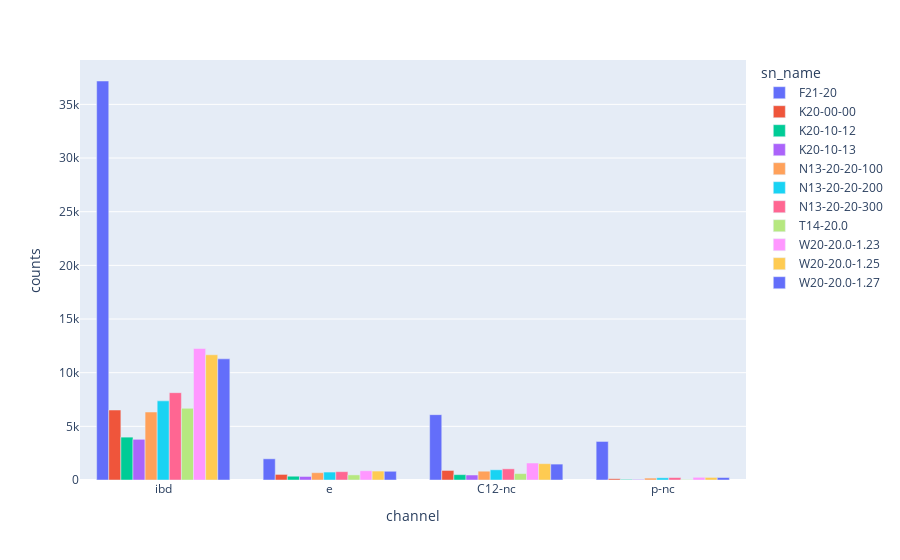

Source (notebook cell):
### Code cell
bar_channels = ['ibd', 'e', 'C12-nc', 'p-nc']
small_bars = events[events.channel.isin(bar_channels)]
bars = px.bar(small_bars, x='channel', y='counts', color='sn_name', barmode='group')
bars

### Figure 1 — Plotly figure (JSON) as saved in the notebook; plotly's stock layout.template omitted (floating-point values rounded to 4 significant figures)
{"data": [{"alignmentgroup": "True", "hovertemplate": "sn_name=F21-20<br>channel=%{x}<br>counts=%{y}<extra></extra>", "legendgroup": "F21-20", "marker": {"color": "#636efa", "pattern": {"shape": ""}}, "name": "F21-20", "offsetgroup": "F21-20", "orientation": "v", "showlegend": true, "textposition": "auto", "type": "bar", "x": ["ibd", "e", "C12-nc", "p-nc"], "xaxis": "x", "y": [37180.0, 1975.0, 6087.0, 3592.0], "yaxis": "y"}, {"alignmentgroup": "True", "hovertemplate": "sn_name=K20-00-00<br>channel=%{x}<br>counts=%{y}<extra></extra>", "legendgroup": "K20-00-00", "marker": {"color": "#EF553B", "pattern": {"shape": ""}}, "name": "K20-00-00", "offsetgroup": "K20-00-00", "orientation": "v", "showlegend": true, "textposition": "auto", "type": "bar", "x": ["ibd", "e", "C12-nc", "p-nc"], "xaxis": "x", "y": [6520.0, 520.3, 888.7, 117.4], "yaxis": "y"}, {"alignmentgroup": "True", "hovertemplate": "sn_name=K20-10-12<br>channel=%{x}<br>counts=%{y}<extra></extra>", "legendgroup": "K20-10-12", "marker": {"color": "#00cc96", "pattern": {"shape": ""}}, "name": "K20-10-12", "offsetgroup": "K20-10-12", "orientation": "v", "showlegend": true, "textposition": "auto", "type": "bar", "x": ["ibd", "e", "C12-nc", "p-nc"], "xaxis": "x", "y": [3994.0, 351.2, 499.8, 57.5], "yaxis": "y"}, {"alignmentgroup": "True", "hovertemplate": "sn_name=K20-10-13<br>channel=%{x}<br>counts=%{y}<extra></extra>", "legendgroup": "K20-10-13", "marker": {"color": "#ab63fa", "pattern": {"shape": ""}}, "name": "K20-10-13", "offsetgroup": "K20-10-13", "orientation": "v", "showlegend": true, "textposition": "auto", "type": "bar", "x": ["ibd", "e", "C12-nc", "p-nc"], "xaxis": "x", "y": [3790.0, 329.1, 465.6, 52.74], "yaxis": "y"}, {"alignmentgroup": "True", "hovertemplate": "sn_name=N13-20-20-100<br>channel=%{x}<br>counts=%{y}<extra></extra>", "legendgroup": "N13-20-20-100", "marker": {"color": "#FFA15A", "pattern": {"shape": ""}}, "name": "N13-20-20-100", "offsetgroup": "N13-20-20-100", "orientation": "v", "showlegend": true, "textposition": "auto", "type": "bar", "x": ["ibd", "e", "C12-nc", "p-nc"], "xaxis": "x", "y": [6333.0, 680.8, 819.2, 176.9], "yaxis": "y"}, {"alignmentgroup": "True", "hovertemplate": "sn_name=N13-20-20-200<br>channel=%{x}<br>counts=%{y}<extra></extra>", "legendgroup": "N13-20-20-200", "marker": {"color": "#19d3f3", "pattern": {"shape": ""}}, "name": "N13-20-20-200", "offsetgroup": "N13-20-20-200", "orientation": "v", "showlegend": true, "textposition": "auto", "type": "bar", "x": ["ibd", "e", "C12-nc", "p-nc"], "xaxis": "x", "y": [7374.0, 739.7, 951.4, 205.6], "yaxis": "y"}, {"alignmentgroup": "True", "hovertemplate": "sn_name=N13-20-20-300<br>channel=%{x}<br>counts=%{y}<extra></extra>", "legendgroup": "N13-20-20-300", "marker": {"color": "#FF6692", "pattern": {"shape": ""}}, "name": "N13-20-20-300", "offsetgroup": "N13-20-20-300", "orientation": "v", "showlegend": true, "textposition": "auto", "type": "bar", "x": ["ibd", "e", "C12-nc", "p-nc"], "xaxis": "x", "y": [8136.0, 776.0, 1041.0, 227.7], "yaxis": "y"}, {"alignmentgroup": "True", "hovertemplate": "sn_name=T14-20.0<br>channel=%{x}<br>counts=%{y}<extra></extra>", "legendgroup": "T14-20.0", "marker": {"color": "#B6E880", "pattern": {"shape": ""}}, "name": "T14-20.0", "offsetgroup": "T14-20.0", "orientation": "v", "showlegend": true, "textposition": "auto", "type": "bar", "x": ["ibd", "e", "C12-nc", "p-nc"], "xaxis": "x", "y": [6680.0, 475.2, 597.1, 44.39], "yaxis": "y"}, {"alignmentgroup": "True", "hovertemplate": "sn_name=W20-20.0-1.23<br>channel=%{x}<br>counts=%{y}<extra></extra>", "legendgroup": "W20-20.0-1.23", "marker": {"color": "#FF97FF", "pattern": {"shape": ""}}, "name": "W20-20.0-1.23", "offsetgroup": "W20-20.0-1.23", "orientation": "v", "showlegend": true, "textposition": "auto", "type": "bar", "x": ["ibd", "e", "C12-nc", "p-nc"], "xaxis": "x", "y": [12250.0, 861.2, 1583.0, 250.9], "yaxis": "y"}, {"alignmentgroup": "True", "hovertemplate": "sn_name=W20-20.0-1.25<br>channel=%{x}<br>counts=%{y}<extra></extra>", "legendgroup": "W20-20.0-1.25", "marker": {"color": "#FECB52", "pattern": {"shape": ""}}, "name": "W20-20.0-1.25", "offsetgroup": "W20-20.0-1.25", "orientation": "v", "showlegend": true, "textposition": "auto", "type": "bar", "x": ["ibd", "e", "C12-nc", "p-nc"], "xaxis": "x", "y": [11670.0, 832.0, 1522.0, 239.3], "yaxis": "y"}, {"alignmentgroup": "True", "hovertemplate": "sn_name=W20-20.0-1.27<br>channel=%{x}<br>counts=%{y}<extra></extra>", "legendgroup": "W20-20.0-1.27", "marker": {"color": "#636efa", "pattern": {"shape": ""}}, "name": "W20-20.0-1.27", "offsetgroup": "W20-20.0-1.27", "orientation": "v", "showlegend": true, "textposition": "auto", "type": "bar", "x": ["ibd", "e", "C12-nc", "p-nc"], "xaxis": "x", "y": [11290.0, 812.5, 1481.0, 231.5], "yaxis": "y"}], "layout": {"barmode": "group", "legend": {"title": {"text": "sn_name"}, "tracegroupgap": 0}, "margin": {"t": 60}, "xaxis": {"anchor": "y", "domain": [0, 1], "title": {"text": "channel"}}, "yaxis": {"anchor": "x", "domain": [0, 1], "title": {"text": "counts"}}}}
